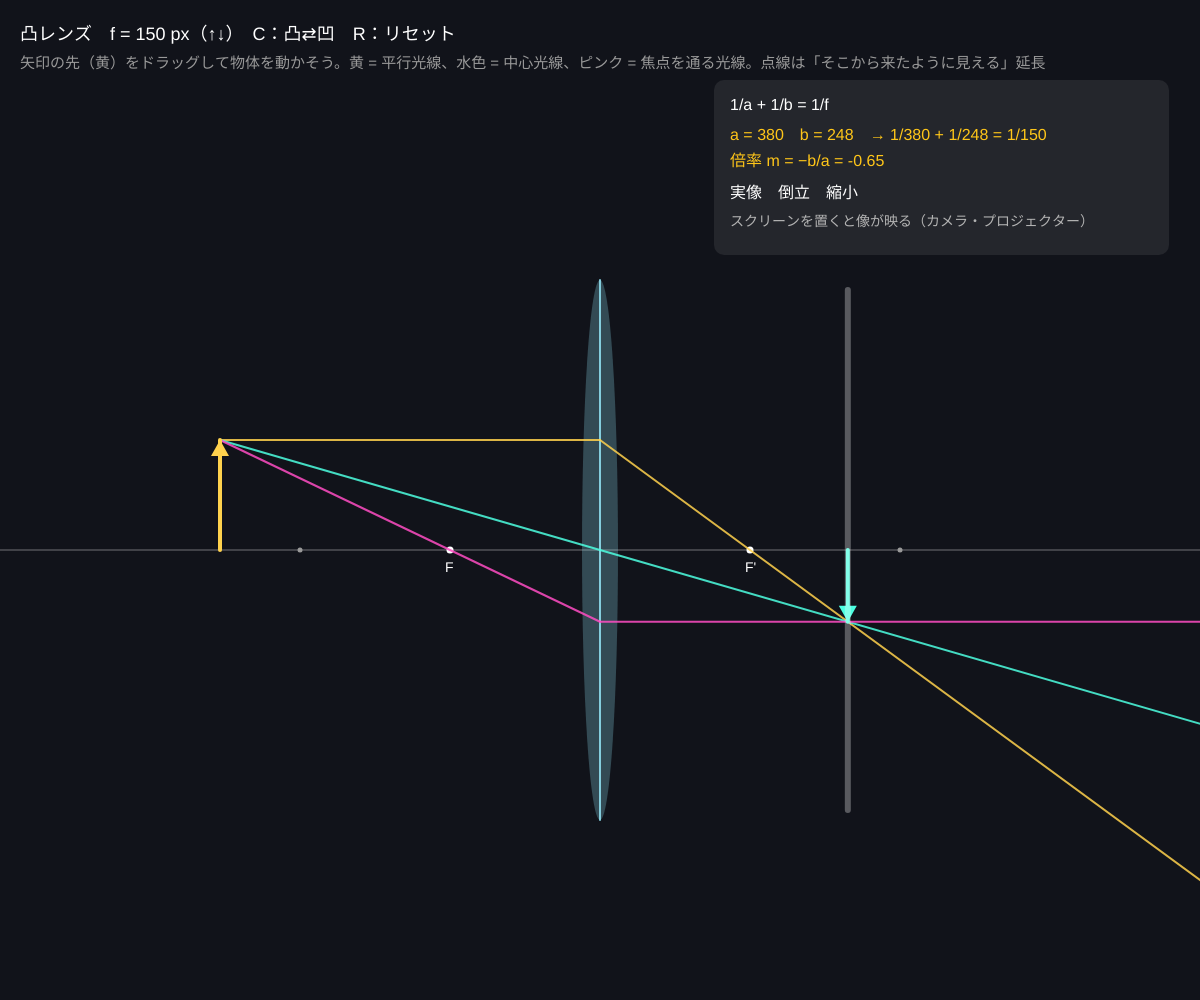
Frame 1 (no input)
Frame 60 (no input): identical to frame 1, image omitted
Frame 120 (the mouse pressed at the canvas centre since frame 60): identical to frame 1, image omitted

The p5.js sketch that drew this single still picture (run headless with seeded random() and noise() and a simulated clock; from frame 60 on, the mouse is pressed at the canvas centre):

// p5.js sketch
// ── sketch.js
// ============================================
// 02 薄レンズの結像
// 物体（矢印）から出た光がレンズで曲がり、像を結ぶ
//   レンズの公式： 1/a + 1/b = 1/f   （a = 物体距離、b = 像距離、f = 焦点距離）   倍率 m = −b/a
//   主光線 3 本：① 軸に平行 → 焦点 F' を通る　② 中心を通る → 直進　③ 焦点 F を通る → 軸に平行
// 矢印の先をドラッグ = 物体の位置と高さ / ↑↓ = 焦点距離 f / C = 凸 ⇄ 凹 / R = リセット
// ============================================

let f = 150;                       // ★ 焦点距離（px）正 = 凸レンズ、負 = 凹レンズ
let obj = { x: -380, h: 110 };     // 物体：レンズからの距離（左が負）と高さ
let dragging = false;

function setup() {
  createCanvas(windowWidth, windowHeight);
  colorMode(HSB, 360, 100, 100, 100);
}

function draw() {
  background(225, 35, 10);
  let cx = width * 0.5, axis = height * 0.55;
  let a = -obj.x, h = obj.h;
  // ★ レンズの公式で像の位置を求める（a = f のときは無限遠 → 大きな値に抑える）
  let inv = 1 / f - 1 / a;
  let b = Math.abs(inv) < 1e-6 ? (inv >= 0 ? 1 : -1) * 1e6 : 1 / inv;
  let m = -b / a;                           // 倍率
  let hi = h * m;                            // 像の高さ（負 = 倒立）
  let virtual = b < 0;

  // 光軸・レンズ・焦点
  stroke(0, 0, 100, 40); strokeWeight(1); line(0, axis, width, axis);
  drawLens(cx, axis, f > 0);
  for (let s of [-1, 1]) {
    let fx = cx + s * f;
    noStroke(); fill(0, 0, 100); circle(fx, axis, 7);
    textSize(14); text(s * (f > 0 ? 1 : -1) < 0 ? 'F' : "F'", fx - 5, axis + 22);
    fill(0, 0, 60); circle(cx + s * 2 * f, axis, 5);
  }

  // 主光線 3 本（物体の先端から）
  let ox = cx + obj.x, oy = axis - h;
  let rays = [];
  // ① 平行 → F' を通る（凹なら F から出たように広がる）
  rays.push({ hit: { x: cx, y: oy }, dir: { x: Math.abs(f), y: Math.sign(f) * (axis - oy) }, hue: 45 });
  // ② 中心を通る
  rays.push({ hit: { x: cx, y: axis }, dir: { x: cx - ox, y: axis - oy }, hue: 170 });
  // ③ F を通ってレンズへ → 平行
  let fx = cx - f;
  let dyF = (axis - oy) / (fx - ox);
  rays.push({ hit: { x: cx, y: oy + dyF * (cx - ox) }, dir: { x: 1, y: 0 }, hue: 320 });
  strokeWeight(2);
  for (let r of rays) {
    let L = Math.hypot(r.dir.x, r.dir.y); let dx = r.dir.x / L, dy = r.dir.y / L;
    stroke(r.hue, 70, 100, 85);
    line(ox, oy, r.hit.x, r.hit.y);                                   // レンズまで
    line(r.hit.x, r.hit.y, r.hit.x + dx * 3000, r.hit.y + dy * 3000);  // レンズの後
    if (virtual) { stroke(r.hue, 70, 100, 40); drawDashed(r.hit.x, r.hit.y, r.hit.x - dx * 3000, r.hit.y - dy * 3000); }
  }

  // 物体と像
  drawArrow(ox, axis, oy, 45, 100);
  let ix = cx + b;
  if (Math.abs(b) < 1e5) drawArrow(ix, axis, axis - hi, virtual ? 320 : 170, virtual ? 55 : 100);
  // スクリーン（実像ならここに映る）
  if (!virtual && Math.abs(b) < 1e5) { stroke(0, 0, 100, 30); strokeWeight(6); line(ix, axis - 260, ix, axis + 260); }

  // HUD
  noStroke(); fill(0, 0, 100); textSize(18);
  text((f > 0 ? '凸レンズ' : '凹レンズ') + '　f = ' + f + ' px（↑↓）　C：凸⇄凹　R：リセット', 20, 40);
  fill(0, 0, 60); textSize(15);
  text('矢印の先（黄）をドラッグして物体を動かそう。黄 = 平行光線、水色 = 中心光線、ピンク = 焦点を通る光線。点線は「そこから来たように見える」延長', 20, 68);

  let px = width - 470, py = 110;
  fill(0, 0, 100, 8); rect(px - 16, py - 30, 455, 175, 10);
  fill(0, 0, 100); textSize(16);
  text('1/a + 1/b = 1/f', px, py);
  fill(45, 90, 100);
  text('a = ' + nf(a, 1, 0) + '　b = ' + (Math.abs(b) < 1e5 ? nf(b, 1, 0) : '∞') + '　→ 1/' + nf(a, 1, 0) + ' + 1/' + (Math.abs(b) < 1e5 ? nf(b, 1, 0) : '∞') + ' = 1/' + f, px, py + 30);
  text('倍率 m = −b/a = ' + nf(m, 1, 2), px, py + 56);
  fill(0, 0, 100);
  let kind = Math.abs(b) >= 1e5 ? '像は無限遠（平行光になる）' : (virtual ? '虚像' : '実像') + '　' + (hi < 0 ? '倒立' : '正立') + '　' + (Math.abs(m) > 1 ? '拡大' : '縮小');
  text(kind, px, py + 88);
  fill(0, 0, 70); textSize(14);
  text(virtual ? 'レンズをのぞくと物体と同じ側に大きく見える（虫めがね）' : 'スクリーンを置くと像が映る（カメラ・プロジェクター）', px, py + 116);
}

function drawLens(cx, cy, convex) {
  noStroke(); fill(190, 40, 100, 25);
  if (convex) ellipse(cx, cy, 36, 540);
  else { beginShape(); vertex(cx - 18, cy - 270); vertex(cx + 18, cy - 270); vertex(cx + 5, cy); vertex(cx + 18, cy + 270); vertex(cx - 18, cy + 270); vertex(cx - 5, cy); endShape(CLOSE); }
  stroke(190, 40, 100, 80); strokeWeight(2); line(cx, cy - 270, cx, cy + 270);
}
function drawArrow(x, y0, y1, hue, bri) {
  stroke(hue, 70, bri); strokeWeight(4); line(x, y0, x, y1);
  let s = y1 < y0 ? -1 : 1;
  noStroke(); fill(hue, 70, bri);
  triangle(x, y1, x - 9, y1 - s * 16, x + 9, y1 - s * 16);
}
function drawDashed(x1, y1, x2, y2) {
  let d = Math.hypot(x2 - x1, y2 - y1), n = Math.max(1, Math.floor(d / 14));
  for (let i = 0; i < n; i += 2) line(x1 + (x2 - x1) * i / n, y1 + (y2 - y1) * i / n, x1 + (x2 - x1) * (i + 1) / n, y1 + (y2 - y1) * (i + 1) / n);
}

function mousePressed() {
  let cx = width * 0.5, axis = height * 0.55;
  dragging = Math.hypot(mouseX - (cx + obj.x), mouseY - (axis - obj.h)) < 40 || mouseX < cx - 20;
}
function mouseDragged() {
  if (!dragging) return;
  let cx = width * 0.5, axis = height * 0.55;
  obj.x = Math.min(-15, mouseX - cx);
  obj.h = constrain(axis - mouseY, -260, 260);
  if (Math.abs(obj.h) < 10) obj.h = 10;
}
function mouseReleased() { dragging = false; }
function keyPressed() {
  if (key === UP_ARROW) f += f > 0 ? 10 : -10;
  if (key === DOWN_ARROW) { if (Math.abs(f) > 40) f -= f > 0 ? 10 : -10; }
  if (key === 'c' || key === 'C') f = -f;
  if (key === 'r' || key === 'R') { f = 150; obj = { x: -380, h: 110 }; }
}

// ---------- やってみよう ----------
// 1. 物体を遠くから F に近づける：像はどう動く？ a = f でちょうど無限遠、さらに近づくと虚像になる
// 2. a = 2f のとき b = ? 倍率は？（等倍の位置 → コピー機の原理）
// 3. 凹レンズ（C）はいつも「正立・縮小・虚像」。物体をどこに置いても確かめよう
// 4. 主光線 3 本はどれか 2 本あれば像の位置が決まる。1 本消しても同じ場所で交わるか確かめよう
